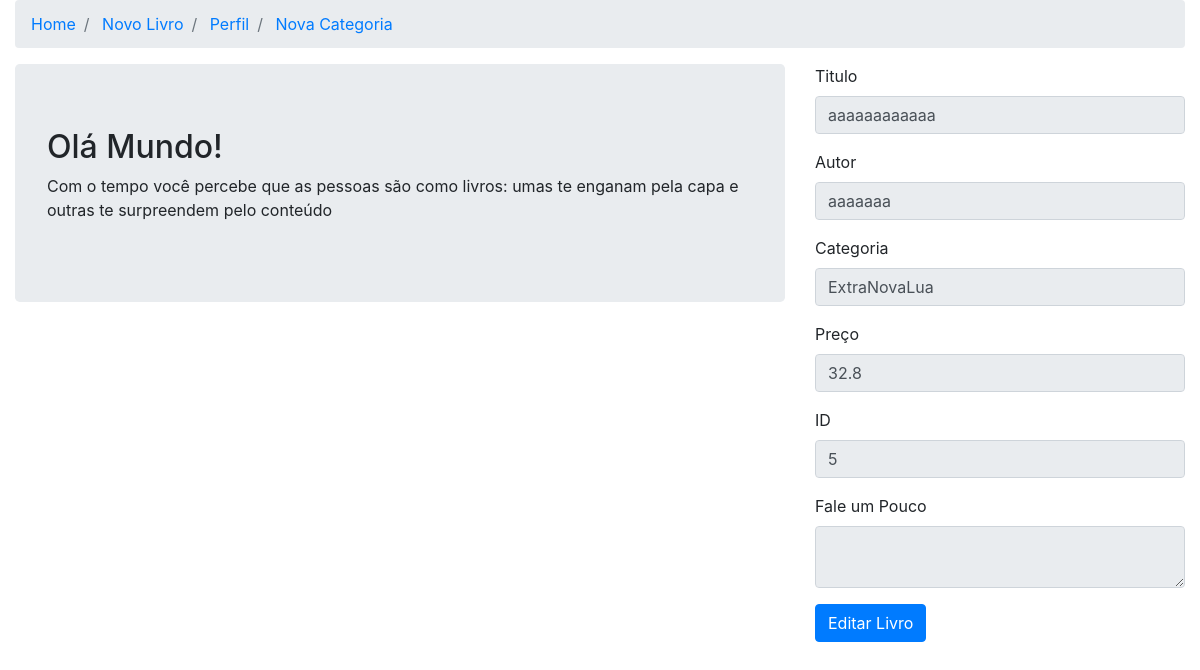
/livros/verlivro1/5, run on the app's committed database.
### livros/models.py (models this page shows, shortened)
class tb_book(models.Model):
	title=models.CharField(max_length=30)
	author=models.CharField(max_length=30)
	price=models.CharField(max_length=30)
	categorie=models.CharField(max_length=30)
	text=models.TextField(max_length=255)

### livros/views.py (the view)
# urls.py: path('verlivro1/<int:id>',views.verlivro,name="verlivro1"),
def verlivro(request,id):
	bookinfo=tb_book.objects.get(pk=id)
	return render(request,'verlivro.html',{'bookinfo':bookinfo})

### livros/templates/verlivro.html (shortened to what this page needs)
<!DOCTYPE html>
<html>
<head>
	<link rel="stylesheet" href="https://cdn.jsdelivr.net/npm/bootstrap@4.3.1/dist/css/bootstrap.min.css">
</head>
<body>
<div class="container-fluid">
  <div class="row">
    <div class="col-md-12">
      <nav>
        <ol class="breadcrumb">
          <li class="breadcrumb-item">
            <a href="{%url 'livros:biblioteca'%}">Home</a>
          </li>
          <li class="breadcrumb-item">
            <a href="{% url 'livros:nvlivro' %}">Novo Livro</a>
          </li>
          <li class="breadcrumb-item active">
            <a href="{% url 'livros:perfil' %}">Perfil</a>
          </li>
          <li class="breadcrumb-item active">
            <a href="{% url 'livros:nvcategoria' %}">Nova Categoria</a>
          </li>
        </ol>
      </nav>
    </div>
  </div>
</div>
<div class="container-fluid">
  <div class="row">
    <div class="col-md-12">
      <div class="row">
        <div class="col-md-8">
          <div class="jumbotron">
            <h2>
              Olá Mundo!
            </h2>
            <p>
              Com o tempo você percebe que as pessoas são como livros: umas te enganam pela capa e outras te surpreendem pelo conteúdo
            </p>
          </div>
        </div>
        <div class="col-md-4">
          <form role="form">
            <div class="form-group">
              <label for="exampleInputEmail1">
                Titulo
              </label>
              <input type="text" disabled class="form-control" id="exampleInputEmail1" value="{{bookinfo.title}}"/>
            </div>
            <div class="form-group">
              <label for="exampleInputPassword1">
                Autor
              </label>
              <input type="text" disabled class="form-control" id="exampleInputPassword1" value="{{bookinfo.author}}"/>
            </div>
            <div class="form-group">
              <label for="exampleInputPassword1">
                Categoria
              </label>
              <input type="text" disabled class="form-control" id="exampleInputPassword1" value="{{bookinfo.categorie}}"/>
            </div>
            <div class="form-group">
              <label for="exampleInputPassword1">
                Preço
              </label>
              <input type="text" disabled class="form-control" id="exampleInputPassword1" value="{{bookinfo.price}}"/>
            </div>
            <div class="form-group">
              <label for="exampleInputPassword1">
                ID
              </label>
              <input type="text" disabled class="form-control" id="exampleInputPassword1" value="{{bookinfo.id}}"/>
            </div>
            <div class="form-group">
              <label for="exampleInputPassword1">
                Fale um Pouco
              </label>
              <textarea  disabled class="form-control" value="{{bookinfo.text}}" id="exampleInputPassword1"></textarea>
            </div>
            <div class="form-group">
          </form>
          <a class="btn btn-primary" href="{%url 'livros:editlivro' bookinfo.id%}">
            Editar Livro
          </a>
        </div>
      </div>
    </div>
  </div>
</div>
</body>
</html>

### data on the page
tb_book: title "aaaaaaaaaaaa", author "aaaaaaa", categorie "ExtraNovaLua", price "32.8", id "5"
